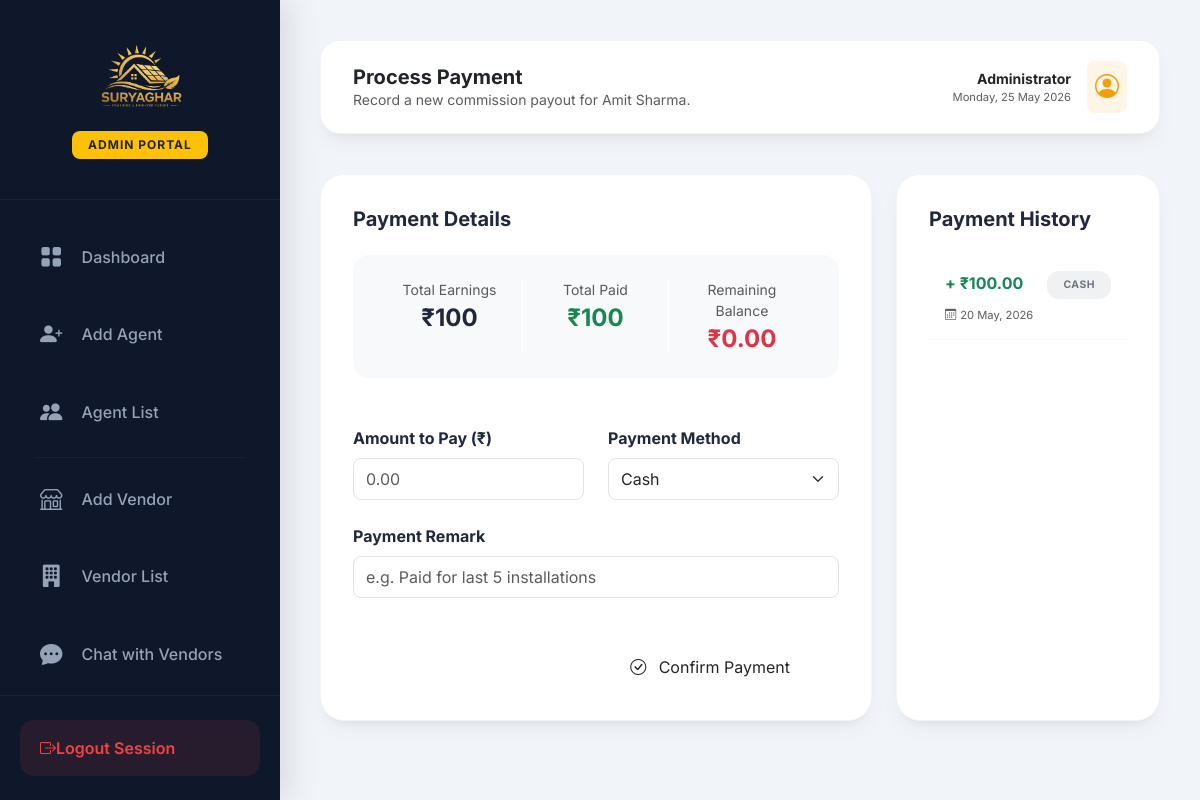
The page /agent-payment/6/ (signed in) on the database its author committed.
### app/models.py (models this page shows, shortened)
class Agent(models.Model):
    name = models.CharField(max_length=100)
    email = models.EmailField(unique=True)
    phone = models.CharField(max_length=15, unique=True)
    address = models.TextField(null=True, blank=True)
    profile_photo = models.ImageField(upload_to='profile_photos/', null=True, blank=True)
    aadhar_number = models.CharField(max_length=15, null=True, blank=True)
    aadhar_card_image = models.ImageField(upload_to='aadhar_cards/', null=True, blank=True)
    password = models.CharField(max_length=100)
    is_active = models.BooleanField(default=True)
    created_at = models.DateTimeField(auto_now_add=True)

class Payment(models.Model):
    PAYMENT_METHODS = [
        ('UPI', 'UPI'),
        ('Cash', 'Cash'),
    ]
    PAYMENT_TYPES = [
        ('Regular', 'Regular Commission'),
        ('Extra', 'Extra Commission'),
    ]
    agent = models.ForeignKey(Agent, on_delete=models.CASCADE, related_name='payments')
    amount = models.DecimalField(max_digits=10, decimal_places=2)
    method = models.CharField(max_length=10, choices=PAYMENT_METHODS)
    payment_type = models.CharField(max_length=20, choices=PAYMENT_TYPES, default='Regular')
    utr_number = models.CharField(max_length=50, null=True, blank=True)
    date = models.DateTimeField(auto_now_add=True)
    remark = models.CharField(max_length=255, null=True, blank=True)

### app/views.py (the view, shortened to what this page needs)
# urls.py: path('agent-payment/<int:agent_id>/', views.agent_payment, name='agent_payment'), # Admin records payment for an agent
def agent_payment(request, agent_id):
    if not request.user.is_authenticated or not request.user.is_staff:
        return redirect('admin_login')
    agent = get_object_or_404(Agent, id=agent_id)
    payments = Payment.objects.filter(agent=agent, payment_type='Regular').order_by('-date')
    approved_count = Customer.objects.filter(agent=agent, status__in=['Approved', 'Confirmed']).count()
    total_earnings = approved_count * 20
    total_paid = Payment.objects.filter(agent=agent, payment_type='Regular').aggregate(Sum('amount'))['amount__sum'] or 0
    balance = total_earnings - float(total_paid)
    return render(request, 'admin/agent_payment.html', {
        'agent': agent,
        'payments': payments,
        'approved_count': approved_count,
        'total_earnings': total_earnings,
        'total_paid': total_paid,
        'balance': balance
    })

### app/templates/admin/agent_payment.html (shortened to what this page needs)
{% extends 'admin/admin_dashboard.html' %}
{% load static %}
{% block page_title %}Process Payment{% endblock %}
{% block page_subtitle %}Record a new commission payout for {{ agent.name }}.{% endblock %}
{% block dashboard_content %}
<div class="row g-4">
    <div class="col-md-8">
        <div class="modern-card">
            <div class="d-flex justify-content-between align-items-center mb-4">
                <h5 class="fw-bold mb-0">Payment Details</h5>
                <span class="badge bg-indigo bg-opacity-10 text-indigo rounded-pill px-3">Agent ID: #{{ agent.id }}</span>
            </div>
            <div class="row mb-5 text-center bg-light rounded-4 p-4 mx-0">
                <div class="col-md-4 border-end border-white">
                    <small class="text-muted d-block mb-1">Total Earnings</small>
                    <h4 class="fw-bold mb-0">₹{{ total_earnings }}</h4>
                </div>
                <div class="col-md-4 border-end border-white">
                    <small class="text-muted d-block mb-1 text-success">Total Paid</small>
                    <h4 class="fw-bold mb-0 text-success">₹{{ total_paid }}</h4>
                </div>
                <div class="col-md-4">
                    <small class="text-muted d-block mb-1 {% if balance < 0 %}text-primary{% else %}text-danger{% endif %}">
                        {% if balance < 0 %}Advance Paid{% else %}Remaining Balance{% endif %}
                    </small>
                    <h4 class="fw-bold mb-0 {% if balance < 0 %}text-primary{% else %}text-danger{% endif %}">
                        ₹{{ balance|stringformat:".2f"|cut:"-" }}
                    </h4>
                </div>
            </div>
            <form method="POST">
                <div class="row g-4">
                    <div class="col-md-6">
                        <label class="form-label fw-bold">Amount to Pay (₹)</label>
                        <input type="number" step="0.01" name="amount" class="form-control rounded-3 py-2" placeholder="0.00" required>
                    </div>
                    <div class="col-md-6">
                        <label class="form-label fw-bold">Payment Method</label>
                        <select name="method" id="payment_method" class="form-select rounded-3 py-2" required onchange="toggleUTR()">
                            <option value="Cash">Cash</option>
                        </select>
                    </div>
                    <div class="col-12">
                        <label class="form-label fw-bold">Payment Remark</label>
                        <input type="text" name="remark" class="form-control rounded-3 py-2" placeholder="e.g. Paid for last 5 installations">
                    </div>
                </div>
                <div class="mt-5 text-end">
                    <button type="submit" class="btn btn-modern btn-modern-primary px-5 py-2">
                        <i class="bi bi-check-circle me-2"></i> Confirm Payment
                    </button>
                </div>
            </form>
        </div>
    </div>
    <div class="col-md-4">
        <div class="modern-card h-100">
            <h5 class="fw-bold mb-4">Payment History</h5>
            <div class="overflow-auto" style="max-height: 500px;">
                {% for payment in payments %}
                <div class="p-3 border-bottom border-light">
                    <div class="d-flex justify-content-between align-items-start mb-2">
                        <span class="fw-bold text-success">+ ₹{{ payment.amount }}</span>
                        <span class="badge-modern bg-secondary bg-opacity-10 text-secondary" style="font-size: 0.65rem;">{{ payment.method }}</span>
                    </div>
                    <div class="text-muted extra-small" style="font-size: 0.7rem;"><i class="bi bi-calendar3 me-1"></i>{{ payment.date|date:"d M, Y" }}</div>
                </div>
                {% empty %}
                <div class="text-center py-5 text-muted">No transactions found.</div>
                {% endfor %}
            </div>
        </div>
    </div>
</div>
{% endblock %}

### app/templates/admin/admin_dashboard.html (style rules this page uses)
:root { --sidebar-width: 280px; --deep-navy: #0f172a; --secondary-navy: #1e293b; --gold-primary: #f59e0b; --gold-hover: #d97706; --bg-light: #f1f5f9; --text-main: #1e293b; --text-muted: #64748b; --card-shadow: 0 10px 25px -5px rgba(0, 0, 0, 0.05), 0 8px 10px -6px rgba(0, 0, 0, 0.05); --transition: all 0.3s cubic-bezier(0.4, 0, 0.2, 1); }
body { font-family: 'Inter', system-ui, -apple-system, sans-serif; background-color: var(--bg-light); color: var(--text-main); }
.modern-card { background: white; border: none; border-radius: 24px; box-shadow: var(--card-shadow); padding: 2rem; transition: var(--transition); border: 1px solid #f1f5f9; }
.badge-modern { display: inline-flex; align-items: center; gap: 6px; padding: 6px 16px; border-radius: 12px; font-weight: 700; font-size: 0.7rem; text-transform: uppercase; letter-spacing: 0.5px; white-space: nowrap; transition: var(--transition); }

### rows shown on the page
Agent: name "Amit Sharma"
Payment: amount "100.00", method "CASH", date "20 May, 2026"

### other values the page prints
{{ total_earnings }} "100"
{{ total_paid }} "100"
{{ balance|stringformat:".2f"|cut:"-" }} "0.00"
